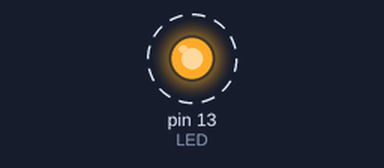
Bench run of a sketch on a simulated Arduino Uno, built with avr-gcc and run on an emulated ATmega328P. Shown: output pins drawn as LEDs (lit = HIGH). Dashed ring = blinking.

Above: at 0.2 s.
Timing chart, 0 to 3.0 s (numbered marks = the images above):
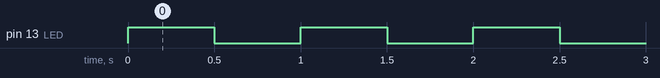

The sketch:

blink2_funct.ino
```cpp
#define LED 13
#define TEMPS 500

void setup() {
	pinMode(LED, OUTPUT);
}

void loop() {
	blink(TEMPS);
}

void blink(int temps) {
	digitalWrite(LED_BUILTIN, HIGH);
	delay(temps);
	digitalWrite(LED_BUILTIN, LOW);
	delay(temps);
}
```

Measured:
- by itself, pin 13 (LED): alternates HIGH for 0.50 s and LOW for 0.50 s
